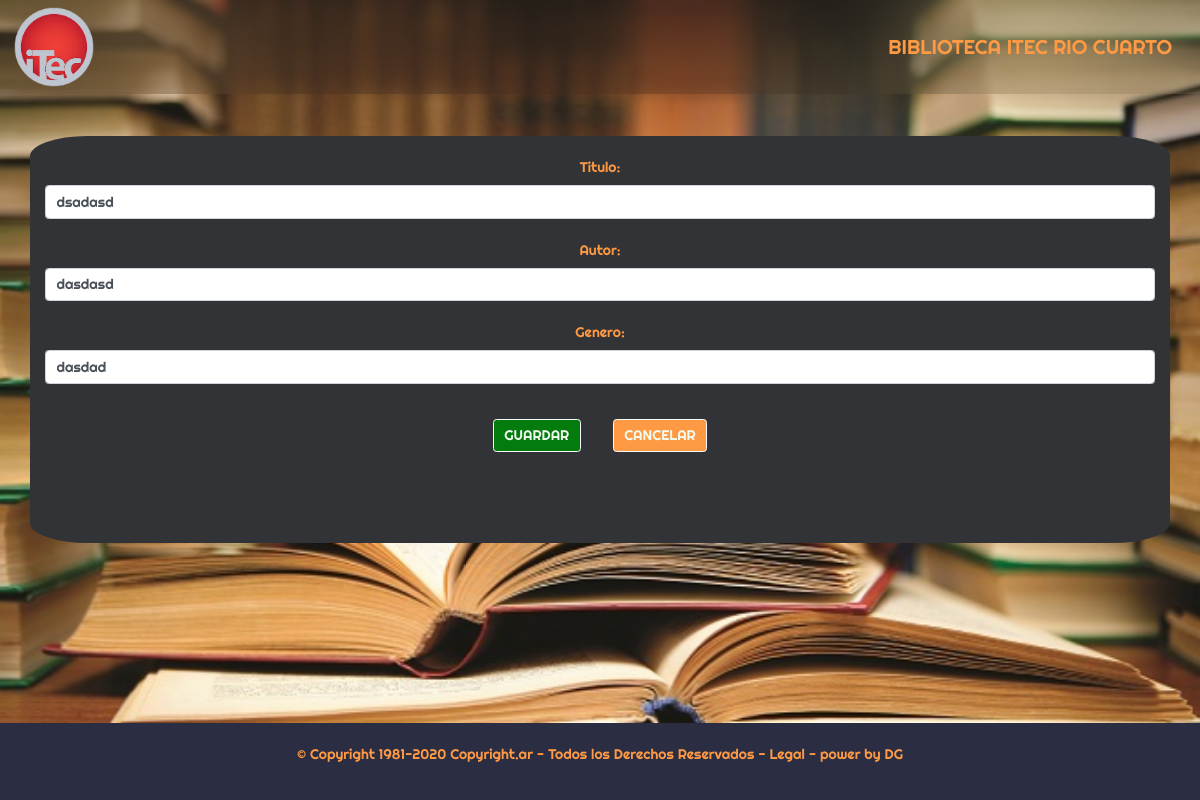
Before: /libros/3/editar/ with the older database file.
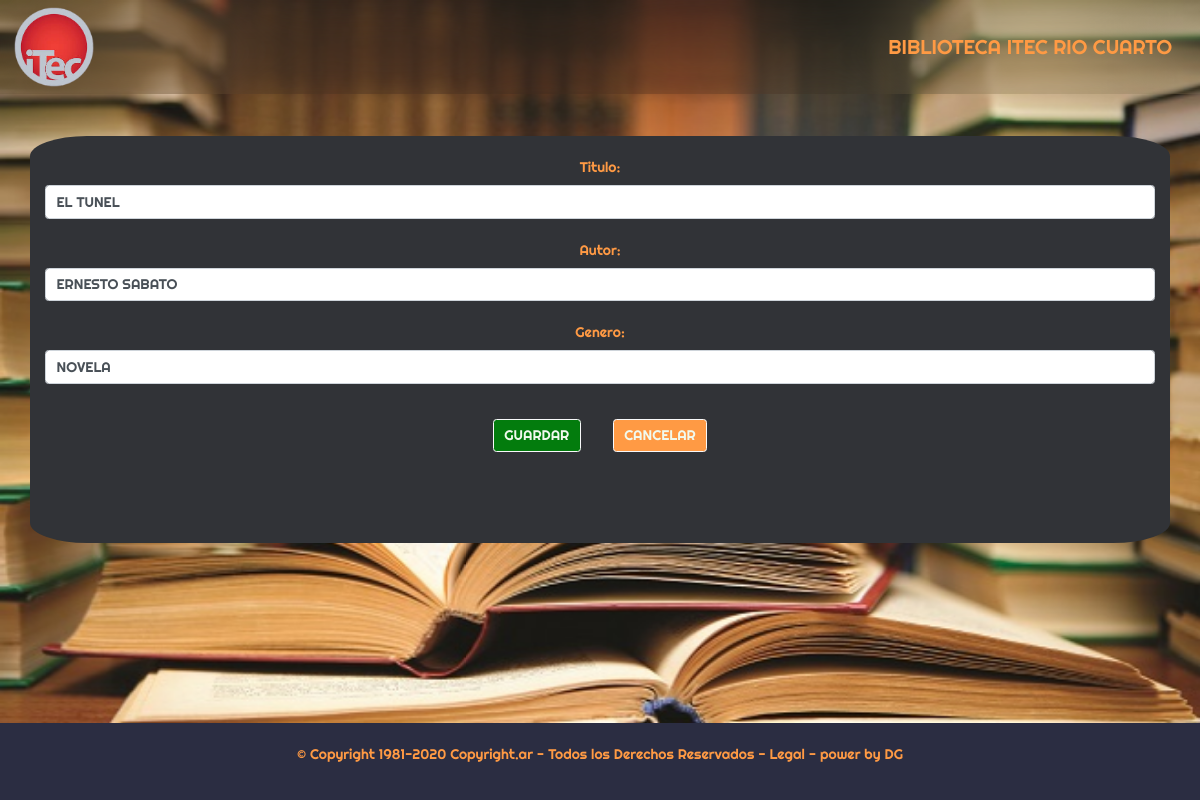
After: the same page with the newer database file.
### database_setup.py (models this page shows, shortened)
class Libro(Base):
    __tablename__ = 'libro'
    id = Column(Integer, primary_key=True)
    titulo = Column(String(250), nullable=False)
    autor = Column(String(250), nullable=False)
    genero = Column(String(250))

### app.py (the view)
@app.route("/libros/<int:libro_id>/editar/", methods=['GET', 'POST'])
def editarLibro(libro_id):
    libroEditado = session.query(Libro).filter_by(id=libro_id).one()
    if request.method == 'POST':
        if request.form['nombre']:
            libroEditado.titulo = request.form['nombre']
            libroEditado.autor = request.form['autor'] # agrego modificacion de autor
            libroEditado.genero = request.form['genero'] # agrego modificacion de genero
            session.commit()
        return redirect(url_for('mostrarLibros')) # modificacion de identacion bug en boton volver
    else:
        return render_template('editarLibro.html', libro=libroEditado)

### templates/editarLibro.html (shortened to what this page needs)
<!DOCTYPE html>
<html lang="en">
<head>
    <link rel="stylesheet" href="https://stackpath.bootstrapcdn.com/bootstrap/4.5.1/css/bootstrap.min.css">
    <link rel="stylesheet" href="{{ url_for('static', filename='css/style.css') }}">
</head>
<body>
    <nav class="navbar navbar-light blur">
        <img src="{{url_for('static', filename='img/itec.png')}}" width="80" height="80" class="d-inline-block align-top " alt="" loading="lazy">
        <p class="Righteous m-3" id="title">BIBLIOTECA ITEC RIO CUARTO</p>
    </nav>
  <br><br>
    <div class="container">
    <br>
    <form action="{{ url_for('editarLibro',libro_id = libro.id)}}" method="post">
        <div class="form-group">
            <label for="nombre"> Titulo:</label>
            <input type="text" class="form-control" name="nombre" value="{{libro.titulo }}">
            <br>
            <label for="nombre">Autor:</label>
            <input type="text" class="form-control" name="autor" value="{{libro.autor}}">
            <br>
            <label for="nombre">Genero:</label>
            <input type="text" class="form-control" name="genero" value="{{libro.genero}}">
            <br>
            <button type="submit" class="btn btn-light m-3 botones verde">GUARDAR</button>
            <a href='{{ url_for("mostrarLibros") }}'>
                <button class="btn btn-light m-3 botones naranja">CANCELAR</button>
            </a>
        </div>
    </form>
    <br>
    <br><br>
    <nav class="fixed-bottom footer">
      <br>
      <p>© Copyright 1981-2020 Copyright.ar - Todos los Derechos Reservados - Legal - power by DG</p>
      <br>
    </nav>
</body>
</html>

Changed rows visible on the page:
changed Libro: nombre "dsadasd" → "EL TUNEL"; autor "dasdasd" → "ERNESTO SABATO"; genero "dasdad" → "NOVELA"
